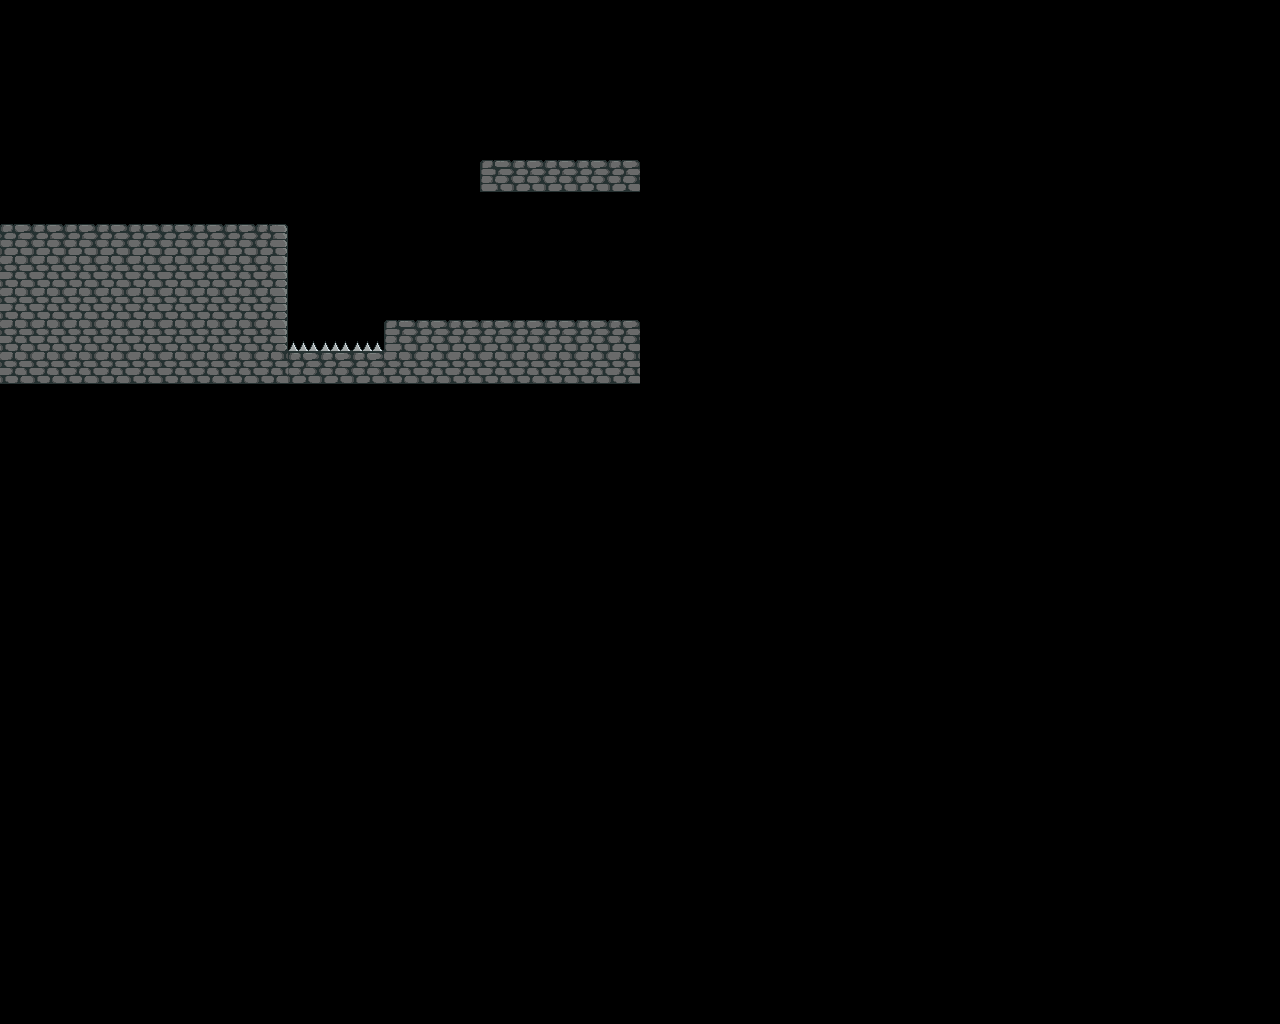

This is a level from a 2D game, rendered from its Tiled map with the project's own tilesets. A one-line summary and the complete map file follow:
An orthogonal 40x32 tile map with 32x32 px tiles, 1 tile layer (map) and 9 objects.

<map version="1.10" tiledversion="1.10.2" orientation="orthogonal" renderorder="right-down" width="40" height="32" tilewidth="32" tileheight="32" infinite="0" nextlayerid="7" nextobjectid="51">
 <editorsettings>
  <export target="../levelsData/level2.lua" format="lua" />
 </editorsettings>
 <tileset firstgid="1" name="tileset" tilewidth="32" tileheight="32" tilecount="18" columns="6">
  <image source="../../assets/tileset/tileset.png" width="200" height="100" />
 </tileset>
 <layer id="1" name="map" width="40" height="32">
  <data encoding="csv">
0,0,0,0,0,0,0,0,0,0,0,0,0,0,0,0,0,0,0,0,0,0,0,0,0,0,0,0,0,0,0,0,0,0,0,0,0,0,0,0,
0,0,0,0,0,0,0,0,0,0,0,0,0,0,0,0,0,0,0,0,0,0,0,0,0,0,0,0,0,0,0,0,0,0,0,0,0,0,0,0,
0,0,0,0,0,0,0,0,0,0,0,0,0,0,0,0,0,0,0,0,0,0,0,0,0,0,0,0,0,0,0,0,0,0,0,0,0,0,0,0,
0,0,0,0,0,0,0,0,0,0,0,0,0,0,0,0,0,0,0,0,0,0,0,0,0,0,0,0,0,0,0,0,0,0,0,0,0,0,0,0,
0,0,0,0,0,0,0,0,0,0,0,0,0,0,0,0,0,0,0,0,0,0,0,0,0,0,0,0,0,0,0,0,0,0,0,0,0,0,0,0,
0,0,0,0,0,0,0,0,0,0,0,0,0,0,0,1,2,2,2,2,0,0,0,0,0,0,0,0,0,0,0,0,0,0,0,0,0,0,0,0,
0,0,0,0,0,0,0,0,0,0,0,0,0,0,0,0,0,0,0,0,0,0,0,0,0,0,0,0,0,0,0,0,0,0,0,0,0,0,0,0,
2,2,2,2,2,2,2,2,3,0,0,0,0,0,0,0,0,0,0,0,0,0,0,0,0,0,0,0,0,0,0,0,0,0,0,0,0,0,0,0,
8,8,8,8,8,8,8,8,9,0,0,0,0,0,0,0,0,0,0,0,0,0,0,0,0,0,0,0,0,0,0,0,0,0,0,0,0,0,0,0,
8,8,8,8,8,8,8,8,9,0,0,0,0,0,0,0,0,0,0,0,0,0,0,0,0,0,0,0,0,0,0,0,0,0,0,0,0,0,0,0,
8,8,8,8,8,8,8,8,9,5,5,5,1,2,2,2,2,2,2,2,0,0,0,0,0,0,0,0,0,0,0,0,0,0,0,0,0,0,0,0,
8,8,8,8,8,8,8,8,8,11,11,11,8,8,8,8,8,8,8,8,0,0,0,0,0,0,0,0,0,0,0,0,0,0,0,0,0,0,0,0,
0,0,0,0,0,0,0,0,0,0,0,0,0,0,0,0,0,0,0,0,0,0,0,0,0,0,0,0,0,0,0,0,0,0,0,0,0,0,0,0,
0,0,0,0,0,0,0,0,0,0,0,0,0,0,0,0,0,0,0,0,0,0,0,0,0,0,0,0,0,0,0,0,0,0,0,0,0,0,0,0,
0,0,0,0,0,0,0,0,0,0,0,0,0,0,0,0,0,0,0,0,0,0,0,0,0,0,0,0,0,0,0,0,0,0,0,0,0,0,0,0,
0,0,0,0,0,0,0,0,0,0,0,0,0,0,0,0,0,0,0,0,0,0,0,0,0,0,0,0,0,0,0,0,0,0,0,0,0,0,0,0,
0,0,0,0,0,0,0,0,0,0,0,0,0,0,0,0,0,0,0,0,0,0,0,0,0,0,0,0,0,0,0,0,0,0,0,0,0,0,0,0,
0,0,0,0,0,0,0,0,0,0,0,0,0,0,0,0,0,0,0,0,0,0,0,0,0,0,0,0,0,0,0,0,0,0,0,0,0,0,0,0,
0,0,0,0,0,0,0,0,0,0,0,0,0,0,0,0,0,0,0,0,0,0,0,0,0,0,0,0,0,0,0,0,0,0,0,0,0,0,0,0,
0,0,0,0,0,0,0,0,0,0,0,0,0,0,0,0,0,0,0,0,0,0,0,0,0,0,0,0,0,0,0,0,0,0,0,0,0,0,0,0,
0,0,0,0,0,0,0,0,0,0,0,0,0,0,0,0,0,0,0,0,0,0,0,0,0,0,0,0,0,0,0,0,0,0,0,0,0,0,0,0,
0,0,0,0,0,0,0,0,0,0,0,0,0,0,0,0,0,0,0,0,0,0,0,0,0,0,0,0,0,0,0,0,0,0,0,0,0,0,0,0,
0,0,0,0,0,0,0,0,0,0,0,0,0,0,0,0,0,0,0,0,0,0,0,0,0,0,0,0,0,0,0,0,0,0,0,0,0,0,0,0,
0,0,0,0,0,0,0,0,0,0,0,0,0,0,0,0,0,0,0,0,0,0,0,0,0,0,0,0,0,0,0,0,0,0,0,0,0,0,0,0,
0,0,0,0,0,0,0,0,0,0,0,0,0,0,0,0,0,0,0,0,0,0,0,0,0,0,0,0,0,0,0,0,0,0,0,0,0,0,0,0,
0,0,0,0,0,0,0,0,0,0,0,0,0,0,0,0,0,0,0,0,0,0,0,0,0,0,0,0,0,0,0,0,0,0,0,0,0,0,0,0,
0,0,0,0,0,0,0,0,0,0,0,0,0,0,0,0,0,0,0,0,0,0,0,0,0,0,0,0,0,0,0,0,0,0,0,0,0,0,0,0,
0,0,0,0,0,0,0,0,0,0,0,0,0,0,0,0,0,0,0,0,0,0,0,0,0,0,0,0,0,0,0,0,0,0,0,0,0,0,0,0,
0,0,0,0,0,0,0,0,0,0,0,0,0,0,0,0,0,0,0,0,0,0,0,0,0,0,0,0,0,0,0,0,0,0,0,0,0,0,0,0,
0,0,0,0,0,0,0,0,0,0,0,0,0,0,0,0,0,0,0,0,0,0,0,0,0,0,0,0,0,0,0,0,0,0,0,0,0,0,0,0,
0,0,0,0,0,0,0,0,0,0,0,0,0,0,0,0,0,0,0,0,0,0,0,0,0,0,0,0,0,0,0,0,0,0,0,0,0,0,0,0,
0,0,0,0,0,0,0,0,0,0,0,0,0,0,0,0,0,0,0,0,0,0,0,0,0,0,0,0,0,0,0,0,0,0,0,0,0,0,0,0
</data>
 </layer>
 <objectgroup id="2" name="ground">
  <object id="39" x="382.273" y="320.333" width="258.06" height="5" />
  <object id="40" x="0.166833" y="225" width="287.333" height="5" />
  <object id="46" x="480" y="160" width="160" height="1" />
 </objectgroup>
 <objectgroup id="3" name="wall">
  <object id="37" x="0.333333" y="232.167" width="287" height="150.167" />
  <object id="38" x="382.545" y="326.75" width="257.205" height="56.75" />
  <object id="49" x="480.333" y="161.667" width="159.667" height="1" />
 </objectgroup>
 <objectgroup id="5" name="spike">
  <object id="41" x="288" y="346.031" width="93.1818" height="4.69697" />
 </objectgroup>
 <objectgroup id="6" name="door">
  <object id="48" x="633.333" y="194" width="17.3333" height="124" />
 </objectgroup>
 <objectgroup id="4" name="area" visible="0">
  <object id="8" x="0" y="0" width="640" height="383" />
 </objectgroup>
</map>
